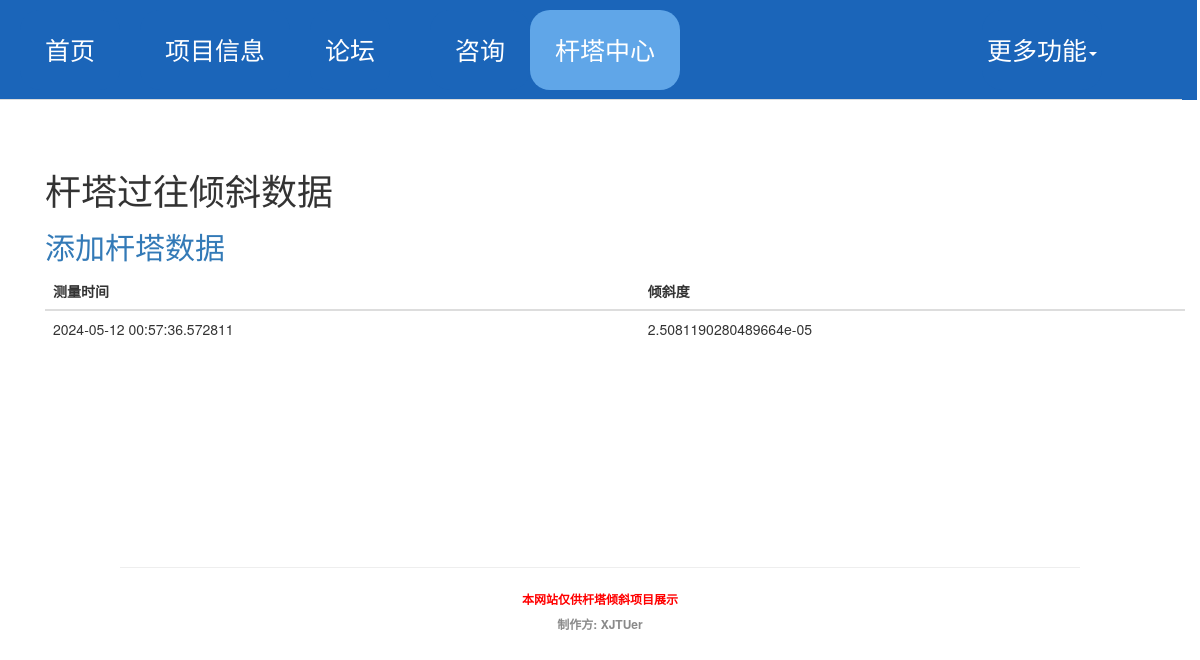
Page /towerDetail1 on the committed database.
### appdir/models.py (models this page shows)
class TiltRecord(db.Model):
    id = db.Column(db.Integer, primary_key=True)
    datetime = db.Column(db.DateTime)
    towerId = db.Column(db.Integer, db.ForeignKey('tower.id'))
    towerUpperE = db.Column(db.String(100), index=True)
    towerUpperS = db.Column(db.String(100), index=True)
    towerUpperW = db.Column(db.String(100), index=True)
    towerUpperN = db.Column(db.String(100), index=True)
    towerBottomE = db.Column(db.String(100), index=True)
    towerBottomS = db.Column(db.String(100), index=True)
    towerBottomW = db.Column(db.String(100), index=True)
    towerBottomN = db.Column(db.String(100), index=True)
    towerTilt = db.Column(db.String(100), index=True)

### appdir/routes.py (the view)
@app.route('/towerDetail<towerId>', methods=['GET', 'POST'])
def towerDetail(towerId):
    tower = Tower.query.filter(Tower.id == towerId).first()
    if not tower:
        tower = []
    towerTilt = getTowerInfoById(towerId)
    if not towerTilt:
        towerTilt = []
    return render_template('TowerTiltCenter/towerDetail.html',
                           tower=tower,
                           towerTilt=towerTilt)

### appdir/utils/util.py (called while the page is built)
def getTowerInfoById(towerId):
    towers = TiltRecord.query.filter(TiltRecord.towerId == int(towerId))
    data = []
    for t in towers:
        data.append({
            'id': t.id,
            'datetime': t.datetime,
            'towerId': t.towerId,
            'towerUpperE': t.towerUpperE,
            'towerUpperS': t.towerUpperS,
            'towerUpperW': t.towerUpperW,
            'towerUpperN': t.towerUpperN,
            'towerBottomE': t.towerBottomE,
            'towerBottomS': t.towerBottomS,
            'towerBottomW': t.towerBottomW,
            'towerBottomN': t.towerBottomN,
            'towerTilt': t.towerTilt
        })
    return data

### appdir/templates/TowerTiltCenter/towerDetail.html (shortened to what this page needs)
{% extends 'base.html' %}
{% block content %}
<div class="container" style="margin-top:150px">
    <div class="row clearfix">
        <div class="col-md-12 column">
            <div class="container">
                <h1>杆塔过往倾斜数据 </h1>
                <h2>{% if not towerTilt%}暂无数据——{% endif %}
                    <a href="/towerTiltForm{{tower.id}}">添加杆塔数据</a></h2>
                <table class="table">
                    <thead>
                    <tr>
                        <th>测量时间</th>
                        <th>倾斜度</th>
                    </tr>
                    </thead>
                    <tbody>
                    {% for item in towerTilt %}
                    <tr>
                        <td>{{ item.datetime }}</td>
                        <td>{{ item.towerTilt }}</td>
                    </tr>
                    {% endfor %}
                    </tbody>
                </table>
            </div>
        </div>
    </div>
</div>
{% endblock %}

### rows in the picture
TiltRecord: datetime "2024-05-12 00:57:36.572811", towerTilt "2.5081190280489664e-05"
